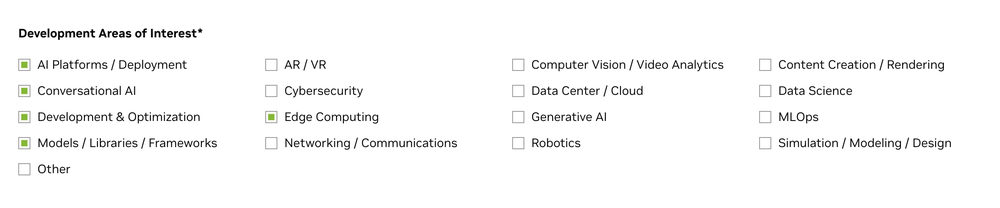
#> input picture day1/image.png, 1000 x 208 px, shrunk from 2300 x 478 before the run
$ python crop.py
#> lines starting #> are read from the running program, lines starting #| are printed output that depends on the picture
### day1/image_utils.py
import os
import cv2

def getImage(path):
#> called with path = 'image.png'
    image_path = os.path.join('.',path)
    return cv2.imread(image_path)
#> returned value is the input picture: shape (208, 1000, 3); mean B, G, R 248.2, 248.4, 248.3


def getImageHeight(imageArr):
    height, _,_ = imageArr.shape;
#> height = 208
    return height

def getImageWidth(imageArr):
    _, width,_ = imageArr.shape;
#> width = 1000
    return width

### day1/crop.py
import image_utils
import cv2

img = image_utils.getImage("image.png")

# Crop half of the image from bottom.
# And 2/3 of the width
croppedImage = img[0:image_utils.getImageHeight(img)//2, 0:image_utils.getImageWidth(img)*2//3]
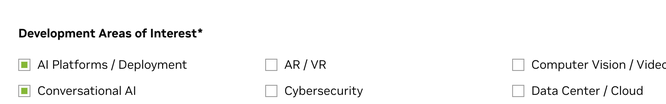
#> croppedImage: shape (104, 666, 3); mean B, G, R 246.9, 247, 247
cv2.imshow("cropped-image",croppedImage)
cv2.imshow("image",img)
cv2.waitKey(0)
